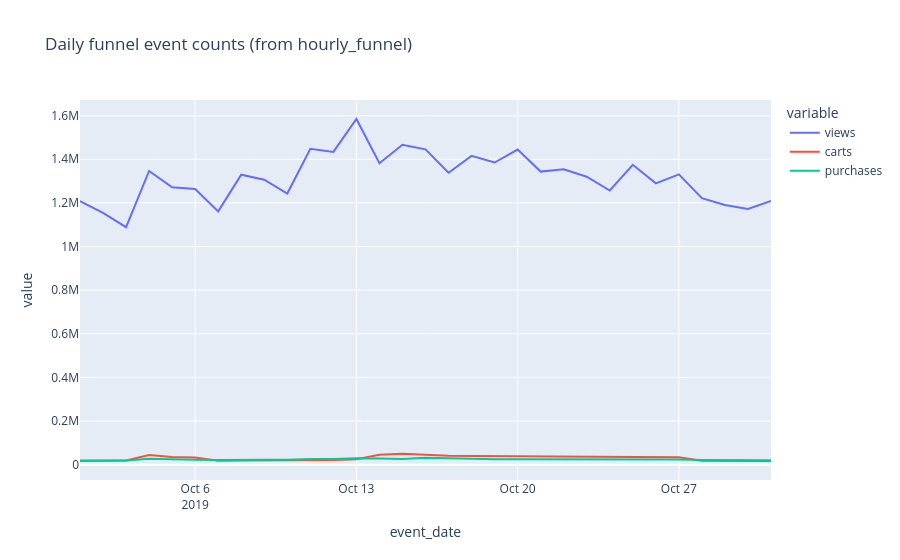
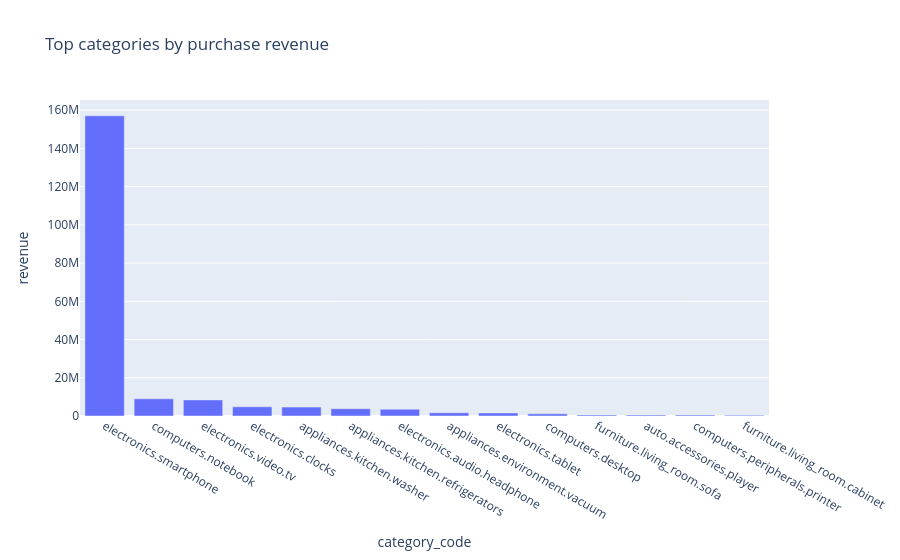

Write notebook code for charts like these, in order.
### Markdown cell above
## Step 5/9 — Analytics: `hourly_funnel` + funnel charts + top categories

**What this does**:
1. Creates **`hourly_funnel`** (`SummingMergeTree`) and **`mv_hourly_funnel`**, then **backfills** from `events_typed` (MVs only see *new* inserts; backfill loads history).
2. Builds the **daily funnel line chart** by reading **`hourly_funnel`** and rolling up with `toDate(event_hour)` + `sum(...)` (same metrics as before, but **one stored source** Grafana can query too).
3. Runs **top categories by revenue** directly on **`events_typed`** (needs `category_code` / `price` — not in the hourly rollup).

**Why we do it**: Avoid maintaining the same funnel counts in two places. The notebook and Grafana share **`hourly_funnel`**.

**What to look for**:
- **`hourly_funnel` row count** roughly matches distinct hours in the month.
- **Daily views > carts > purchases**; **`purchase_per_view`** is a small fraction.
- **Top categories** look plausible.

**ClickHouse notes**:
- `countIf` / `sumIf` in the MV definition; `SummingMergeTree` stores **additive** counters. When aggregating further (daily rollup), use **`sum(views)`**, **`sum(carts)`**, **`sum(purchases)`** over hours.

**Common issues + fixes**:
- **Empty `hourly_funnel`**: confirm `events_typed` has rows (Steps 3–4), then rerun this cell.
- **All zeros in charts**: ingestion or MV wiring issue.

### Code cell
print("Step 5/9: hourly_funnel (MV + backfill) + daily funnel from rollup + top categories")

HOURLY_FUNNEL_SELECT = """
SELECT
  toStartOfHour(event_time_dt) AS event_hour,
  countIf(event_type = 'view') AS views,
  countIf(event_type = 'cart') AS carts,
  countIf(event_type = 'purchase') AS purchases
FROM events_typed
GROUP BY event_hour
"""

client.execute("DROP TABLE IF EXISTS hourly_funnel")
client.execute(
    """
    CREATE TABLE hourly_funnel
    (
      event_hour DateTime,
      views UInt64,
      carts UInt64,
      purchases UInt64
    )
    ENGINE = SummingMergeTree
    ORDER BY (event_hour)
    """
)

client.execute("DROP VIEW IF EXISTS mv_hourly_funnel")
client.execute(
    f"""
    CREATE MATERIALIZED VIEW mv_hourly_funnel
    TO hourly_funnel
    AS
    {HOURLY_FUNNEL_SELECT}
    """
)

client.execute("TRUNCATE TABLE hourly_funnel")
client.execute(f"INSERT INTO hourly_funnel {HOURLY_FUNNEL_SELECT}")

print_kv("hourly_funnel rows", client.execute("SELECT count() FROM hourly_funnel"))
print("Preview hourly_funnel:")
print(ch_df(client, "SELECT * FROM hourly_funnel ORDER BY event_hour LIMIT 5", ["event_hour", "views", "carts", "purchases"]))

q_funnel_daily = """
SELECT
  event_date,
  views,
  carts,
  purchases,
  purchases / nullIf(views, 0) AS purchase_per_view
FROM (
  SELECT
    toDate(event_hour) AS event_date,
    sum(views) AS views,
    sum(carts) AS carts,
    sum(purchases) AS purchases
  FROM hourly_funnel
  GROUP BY event_date
)
ORDER BY event_date
LIMIT 31
"""

df_funnel = ch_df(
    client,
    q_funnel_daily,
    ["event_date", "views", "carts", "purchases", "purchase_per_view"],
)
print(df_funnel.head(5))

fig = px.line(df_funnel, x="event_date", y=["views", "carts", "purchases"], title="Daily funnel event counts (from hourly_funnel)")
fig.show()

# Top categories still need event-level columns
q_top_cat = """
SELECT
  category_code,
  countIf(event_type = 'purchase') AS purchases,
  sumIf(price, event_type = 'purchase') AS revenue
FROM events_typed
GROUP BY category_code
ORDER BY revenue DESC
LIMIT 15
"""

df_top_cat = ch_df(client, q_top_cat, ["category_code", "purchases", "revenue"])
print(df_top_cat.head(10))

fig2 = px.bar(df_top_cat, x="category_code", y="revenue", title="Top categories by purchase revenue")
fig2.show()

### Figure 1 — Plotly figure (JSON) as saved in the notebook; plotly's stock layout.template omitted (floating-point values rounded to 4 significant figures)
{"data": [{"hovertemplate": "variable=views<br>event_date=%{x}<br>value=%{y}<extra></extra>", "legendgroup": "views", "line": {"color": "#636efa", "dash": "solid"}, "marker": {"symbol": "circle"}, "mode": "lines", "name": "views", "orientation": "v", "showlegend": true, "type": "scatter", "x": ["2019-10-01", "2019-10-02", "2019-10-03", "2019-10-04", "2019-10-05", "2019-10-06", "2019-10-07", "2019-10-08", "2019-10-09", "2019-10-10", "2019-10-11", "2019-10-12", "2019-10-13", "2019-10-14", "2019-10-15", "2019-10-16", "2019-10-17", "2019-10-18", "2019-10-19", "2019-10-20", "2019-10-21", "2019-10-22", "2019-10-23", "2019-10-24", "2019-10-25", "2019-10-26", "2019-10-27", "2019-10-28", "2019-10-29", "2019-10-30", "2019-10-31"], "xaxis": "x", "y": [1208280, 1154591, 1088725, 1346320, 1271348, 1264062, 1161101, 1329119, 1306363, 1243087, 1447669, 1433832, 1584677, 1381439, 1466305, 1445717, 1338311, 1415805, 1385171, 1444360, 1343574, 1354534, 1319988, 1256779, 1374584, 1289839, 1330894, 1221930, 1190081, 1172332, 1208582], "yaxis": "y"}, {"hovertemplate": "variable=carts<br>event_date=%{x}<br>value=%{y}<extra></extra>", "legendgroup": "carts", "line": {"color": "#EF553B", "dash": "solid"}, "marker": {"symbol": "circle"}, "mode": "lines", "name": "carts", "orientation": "v", "showlegend": true, "type": "scatter", "x": ["2019-10-01", "2019-10-02", "2019-10-03", "2019-10-04", "2019-10-05", "2019-10-06", "2019-10-07", "2019-10-08", "2019-10-09", "2019-10-10", "2019-10-11", "2019-10-12", "2019-10-13", "2019-10-14", "2019-10-15", "2019-10-16", "2019-10-17", "2019-10-18", "2019-10-19", "2019-10-20", "2019-10-21", "2019-10-22", "2019-10-23", "2019-10-24", "2019-10-25", "2019-10-26", "2019-10-27", "2019-10-28", "2019-10-29", "2019-10-30", "2019-10-31"], "xaxis": "x", "y": [16658, 17268, 19323, 43829, 35497, 32146, 18052, 18442, 18432, 18997, 21450, 20691, 24833, 44858, 49548, 45279, 40378, 40144, 39465, 40534, 36675, 36953, 36407, 35723, 36815, 34776, 34256, 17838, 17455, 16996, 16798], "yaxis": "y"}, {"hovertemplate": "variable=purchases<br>event_date=%{x}<br>value=%{y}<extra></extra>", "legendgroup": "purchases", "line": {"color": "#00cc96", "dash": "solid"}, "marker": {"symbol": "circle"}, "mode": "lines", "name": "purchases", "orientation": "v", "showlegend": true, "type": "scatter", "x": ["2019-10-01", "2019-10-02", "2019-10-03", "2019-10-04", "2019-10-05", "2019-10-06", "2019-10-07", "2019-10-08", "2019-10-09", "2019-10-10", "2019-10-11", "2019-10-12", "2019-10-13", "2019-10-14", "2019-10-15", "2019-10-16", "2019-10-17", "2019-10-18", "2019-10-19", "2019-10-20", "2019-10-21", "2019-10-22", "2019-10-23", "2019-10-24", "2019-10-25", "2019-10-26", "2019-10-27", "2019-10-28", "2019-10-29", "2019-10-30", "2019-10-31"], "xaxis": "x", "y": [19307, 19469, 19255, 27041, 23494, 22171, 21378, 23072, 22748, 21993, 26224, 25373, 29561, 28405, 26372, 31394, 28318, 25850, 24657, 25098, 25167, 25385, 24731, 23999, 23929, 22653, 23403, 21112, 20374, 20817, 20099], "yaxis": "y"}], "layout": {"legend": {"title": {"text": "variable"}, "tracegroupgap": 0}, "title": {"text": "Daily funnel event counts (from hourly_funnel)"}, "xaxis": {"anchor": "y", "domain": [0, 1], "title": {"text": "event_date"}}, "yaxis": {"anchor": "x", "domain": [0, 1], "title": {"text": "value"}}}}

### Figure 2 — Plotly figure (JSON) as saved in the notebook; plotly's stock layout.template omitted (floating-point values rounded to 4 significant figures)
{"data": [{"hovertemplate": "category_code=%{x}<br>revenue=%{y}<extra></extra>", "legendgroup": "", "marker": {"color": "#636efa", "pattern": {"shape": ""}}, "name": "", "orientation": "v", "showlegend": false, "textposition": "auto", "type": "bar", "x": ["electronics.smartphone", null, "computers.notebook", "electronics.video.tv", "electronics.clocks", "appliances.kitchen.washer", "appliances.kitchen.refrigerators", "electronics.audio.headphone", "appliances.environment.vacuum", "electronics.tablet", "computers.desktop", "furniture.living_room.sofa", "auto.accessories.player", "computers.peripherals.printer", "furniture.living_room.cabinet"], "xaxis": "x", "y": [157000000.0, 22920000.0, 8980000.0, 8423000.0, 4818000.0, 4659000.0, 3830000.0, 3539000.0, 1716000.0, 1611000.0, 1117000.0, 569900.0, 523200.0, 493900.0, 452400.0], "yaxis": "y"}], "layout": {"barmode": "relative", "legend": {"tracegroupgap": 0}, "title": {"text": "Top categories by purchase revenue"}, "xaxis": {"anchor": "y", "domain": [0, 1], "title": {"text": "category_code"}}, "yaxis": {"anchor": "x", "domain": [0, 1], "title": {"text": "revenue"}}}}
